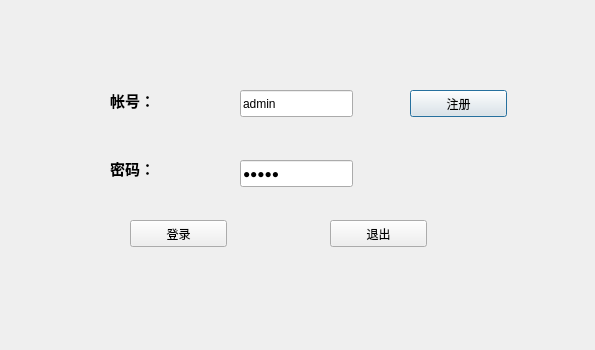
<?xml version="1.0" encoding="UTF-8"?>
<ui version="4.0">
 <class>LoginDialog</class>
 <widget class="QDialog" name="LoginDialog">
  <property name="geometry">
   <rect>
    <x>0</x>
    <y>0</y>
    <width>595</width>
    <height>350</height>
   </rect>
  </property>
  <property name="windowTitle">
   <string>Dialog</string>
  </property>
  <widget class="QLabel" name="label_2">
   <property name="geometry">
    <rect>
     <x>110</x>
     <y>160</y>
     <width>67</width>
     <height>17</height>
    </rect>
   </property>
   <property name="font">
    <font>
     <family>Aharoni</family>
     <pointsize>11</pointsize>
     <weight>75</weight>
     <bold>true</bold>
    </font>
   </property>
   <property name="text">
    <string>密码：</string>
   </property>
  </widget>
  <widget class="QPushButton" name="regBtn">
   <property name="geometry">
    <rect>
     <x>410</x>
     <y>90</y>
     <width>97</width>
     <height>27</height>
    </rect>
   </property>
   <property name="text">
    <string>注册</string>
   </property>
  </widget>
  <widget class="QPushButton" name="exitBtn">
   <property name="geometry">
    <rect>
     <x>330</x>
     <y>220</y>
     <width>97</width>
     <height>27</height>
    </rect>
   </property>
   <property name="text">
    <string>退出</string>
   </property>
  </widget>
  <widget class="QLineEdit" name="logPwdLE">
   <property name="geometry">
    <rect>
     <x>240</x>
     <y>160</y>
     <width>113</width>
     <height>27</height>
    </rect>
   </property>
   <property name="text">
    <string>admin</string>
   </property>
   <property name="echoMode">
    <enum>QLineEdit::Password</enum>
   </property>
  </widget>
  <widget class="QPushButton" name="loginBtn">
   <property name="geometry">
    <rect>
     <x>130</x>
     <y>220</y>
     <width>97</width>
     <height>27</height>
    </rect>
   </property>
   <property name="text">
    <string>登录</string>
   </property>
  </widget>
  <widget class="QLabel" name="label">
   <property name="geometry">
    <rect>
     <x>110</x>
     <y>90</y>
     <width>67</width>
     <height>21</height>
    </rect>
   </property>
   <property name="font">
    <font>
     <family>Aharoni</family>
     <pointsize>11</pointsize>
     <weight>75</weight>
     <bold>true</bold>
    </font>
   </property>
   <property name="text">
    <string>帐号：</string>
   </property>
  </widget>
  <widget class="QLineEdit" name="logIdLE">
   <property name="geometry">
    <rect>
     <x>240</x>
     <y>90</y>
     <width>113</width>
     <height>27</height>
    </rect>
   </property>
   <property name="text">
    <string>admin</string>
   </property>
  </widget>
 </widget>
 <tabstops>
  <tabstop>logIdLE</tabstop>
  <tabstop>logPwdLE</tabstop>
  <tabstop>regBtn</tabstop>
  <tabstop>loginBtn</tabstop>
  <tabstop>exitBtn</tabstop>
 </tabstops>
 <resources/>
 <connections/>
</ui>
